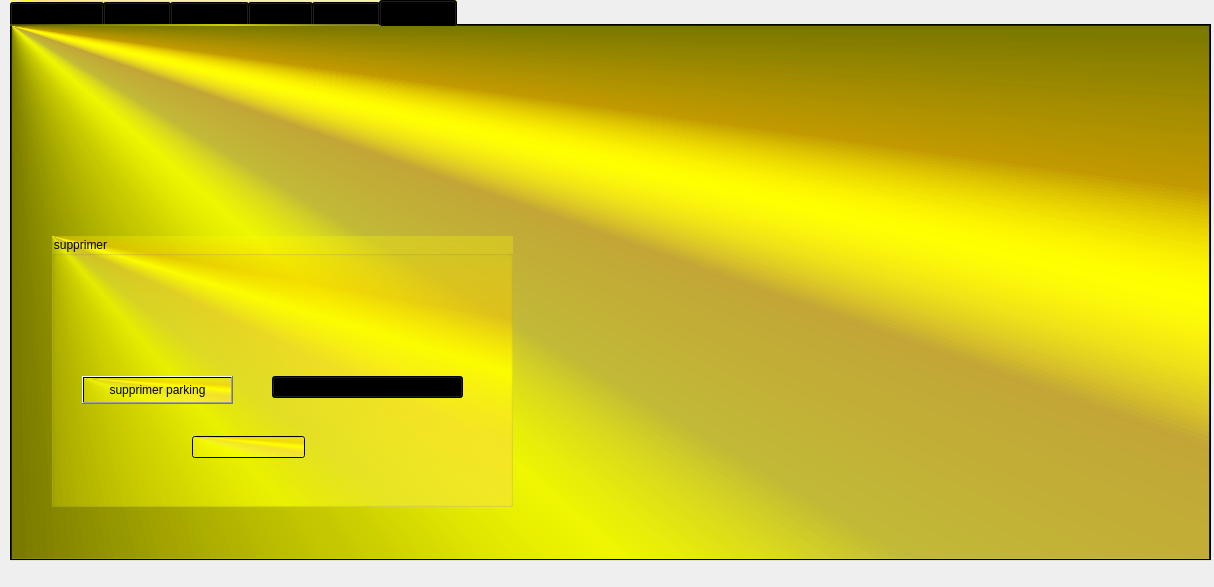
<?xml version="1.0" encoding="UTF-8"?>
<ui version="4.0">
 <class>depart</class>
 <widget class="QWidget" name="depart">
  <property name="geometry">
   <rect>
    <x>0</x>
    <y>0</y>
    <width>1214</width>
    <height>587</height>
   </rect>
  </property>
  <property name="windowTitle">
   <string>depart</string>
  </property>
  <widget class="QTabWidget" name="supp_8">
   <property name="geometry">
    <rect>
     <x>10</x>
     <y>0</y>
     <width>1201</width>
     <height>561</height>
    </rect>
   </property>
   <property name="styleSheet">
    <string notr="true">alternate-background-color: qconicalgradient(cx:0, cy:0, angle:135, stop:0 rgba(255, 255, 0, 69), stop:0.375 rgba(255, 255, 0, 69), stop:0.423533 rgba(251, 255, 0, 145), stop:0.45 rgba(247, 255, 0, 208), stop:0.477581 rgba(255, 244, 71, 130), stop:0.518717 rgba(255, 218, 71, 130), stop:0.55 rgba(255, 255, 0, 255), stop:0.57754 rgba(255, 203, 0, 130), stop:0.625 rgba(255, 255, 0, 69), stop:1 rgba(255, 255, 0, 69));
background-color: qconicalgradient(cx:0, cy:0, angle:135, stop:0 rgba(255, 255, 0, 69), stop:0.375 rgba(255, 255, 0, 69), stop:0.423533 rgba(251, 255, 0, 145), stop:0.45 rgba(247, 255, 0, 208), stop:0.477581 rgba(255, 244, 71, 130), stop:0.518717 rgba(255, 218, 71, 130), stop:0.55 rgba(255, 255, 0, 255), stop:0.57754 rgba(255, 203, 0, 130), stop:0.625 rgba(255, 255, 0, 69), stop:1 rgba(255, 255, 0, 69));</string>
   </property>
   <property name="currentIndex">
    <number>5</number>
   </property>
   <widget class="QWidget" name="tab">
    <attribute name="title">
     <string>departement</string>
    </attribute>
    <widget class="QGroupBox" name="groupBox">
     <property name="geometry">
      <rect>
       <x>19</x>
       <y>129</y>
       <width>271</width>
       <height>311</height>
      </rect>
     </property>
     <property name="styleSheet">
      <string notr="true">font: 75 10pt &quot;MS Shell Dlg 2&quot;;</string>
     </property>
     <property name="title">
      <string>ajouter</string>
     </property>
     <widget class="QLabel" name="label">
      <property name="geometry">
       <rect>
        <x>20</x>
        <y>50</y>
        <width>56</width>
        <height>16</height>
       </rect>
      </property>
      <property name="text">
       <string>id</string>
      </property>
     </widget>
     <widget class="QLabel" name="label_2">
      <property name="geometry">
       <rect>
        <x>10</x>
        <y>110</y>
        <width>56</width>
        <height>21</height>
       </rect>
      </property>
      <property name="text">
       <string>poste</string>
      </property>
     </widget>
     <widget class="QLineEdit" name="ajouter_id_2">
      <property name="geometry">
       <rect>
        <x>120</x>
        <y>50</y>
        <width>113</width>
        <height>22</height>
       </rect>
      </property>
     </widget>
     <widget class="QLineEdit" name="ajouter_poste_2">
      <property name="geometry">
       <rect>
        <x>120</x>
        <y>110</y>
        <width>113</width>
        <height>22</height>
       </rect>
      </property>
     </widget>
     <widget class="QPushButton" name="Ajouter_depart_2">
      <property name="geometry">
       <rect>
        <x>80</x>
        <y>210</y>
        <width>93</width>
        <height>28</height>
       </rect>
      </property>
      <property name="styleSheet">
       <string notr="true">background-color: rgb(255, 0, 0);</string>
      </property>
      <property name="text">
       <string>ajouter</string>
      </property>
     </widget>
    </widget>
    <widget class="QTableView" name="table_depart">
     <property name="geometry">
      <rect>
       <x>415</x>
       <y>141</y>
       <width>691</width>
       <height>301</height>
      </rect>
     </property>
    </widget>
    <widget class="QRadioButton" name="tri_asc">
     <property name="geometry">
      <rect>
       <x>500</x>
       <y>90</y>
       <width>97</width>
       <height>20</height>
      </rect>
     </property>
     <property name="styleSheet">
      <string notr="true">font: 75 10pt &quot;MS Shell Dlg 2&quot;;</string>
     </property>
     <property name="text">
      <string>croissante</string>
     </property>
    </widget>
    <widget class="QRadioButton" name="tri_desc">
     <property name="geometry">
      <rect>
       <x>780</x>
       <y>90</y>
       <width>141</width>
       <height>20</height>
      </rect>
     </property>
     <property name="styleSheet">
      <string notr="true">font: 75 10pt &quot;MS Shell Dlg 2&quot;;</string>
     </property>
     <property name="text">
      <string>decroissante</string>
     </property>
    </widget>
    <widget class="QPushButton" name="pushButtonPDF_1">
     <property name="geometry">
      <rect>
       <x>440</x>
       <y>470</y>
       <width>93</width>
       <height>28</height>
      </rect>
     </property>
     <property name="styleSheet">
      <string notr="true">font: 75 10pt &quot;MS Shell Dlg 2&quot;;
rgb background-color(0, 0, 255)</string>
     </property>
     <property name="text">
      <string>imprimer</string>
     </property>
    </widget>
   </widget>
   <widget class="QWidget" name="tab_2">
    <attribute name="title">
     <string>modifier</string>
    </attribute>
    <widget class="QGroupBox" name="groupBox_2">
     <property name="geometry">
      <rect>
       <x>60</x>
       <y>120</y>
       <width>271</width>
       <height>311</height>
      </rect>
     </property>
     <property name="styleSheet">
      <string notr="true">font: 75 10pt &quot;MS Shell Dlg 2&quot;;</string>
     </property>
     <property name="title">
      <string>modifier</string>
     </property>
     <widget class="QLabel" name="label_3">
      <property name="geometry">
       <rect>
        <x>20</x>
        <y>50</y>
        <width>56</width>
        <height>16</height>
       </rect>
      </property>
      <property name="text">
       <string>id</string>
      </property>
     </widget>
     <widget class="QLabel" name="label_5">
      <property name="geometry">
       <rect>
        <x>10</x>
        <y>110</y>
        <width>56</width>
        <height>21</height>
       </rect>
      </property>
      <property name="text">
       <string>poste</string>
      </property>
     </widget>
     <widget class="QLineEdit" name="modifier_id">
      <property name="geometry">
       <rect>
        <x>120</x>
        <y>50</y>
        <width>113</width>
        <height>22</height>
       </rect>
      </property>
     </widget>
     <widget class="QLineEdit" name="modifier_poste">
      <property name="geometry">
       <rect>
        <x>120</x>
        <y>110</y>
        <width>113</width>
        <height>22</height>
       </rect>
      </property>
     </widget>
     <widget class="QPushButton" name="modifier_depart">
      <property name="geometry">
       <rect>
        <x>80</x>
        <y>210</y>
        <width>93</width>
        <height>28</height>
       </rect>
      </property>
      <property name="styleSheet">
       <string notr="true">rgb background-color (0, 0, 255)</string>
      </property>
      <property name="text">
       <string>modifier</string>
      </property>
     </widget>
    </widget>
    <widget class="QPushButton" name="chercher_modif_depart">
     <property name="geometry">
      <rect>
       <x>450</x>
       <y>80</y>
       <width>311</width>
       <height>28</height>
      </rect>
     </property>
     <property name="styleSheet">
      <string notr="true">font: 75 10pt &quot;MS Shell Dlg 2&quot;;
rgbbackground-color (0, 0, 255)</string>
     </property>
     <property name="text">
      <string>Chercher departement par identifiant</string>
     </property>
    </widget>
    <widget class="QLineEdit" name="chercher_depart">
     <property name="geometry">
      <rect>
       <x>840</x>
       <y>80</y>
       <width>151</width>
       <height>31</height>
      </rect>
     </property>
     <property name="styleSheet">
      <string notr="true">background-color: rgb(255, 255, 255);
font: 11pt &quot;MS Shell Dlg 2&quot;;</string>
     </property>
    </widget>
    <widget class="QTableView" name="table_Re_depart">
     <property name="geometry">
      <rect>
       <x>410</x>
       <y>220</y>
       <width>771</width>
       <height>91</height>
      </rect>
     </property>
    </widget>
   </widget>
   <widget class="QWidget" name="tab_4">
    <attribute name="title">
     <string>supprimer</string>
    </attribute>
    <widget class="QGroupBox" name="groupBox_3">
     <property name="geometry">
      <rect>
       <x>60</x>
       <y>40</y>
       <width>461</width>
       <height>231</height>
      </rect>
     </property>
     <property name="styleSheet">
      <string notr="true">font: 75 10pt &quot;MS Shell Dlg 2&quot;;</string>
     </property>
     <property name="title">
      <string>supprimer</string>
     </property>
     <widget class="QLineEdit" name="supprimer_depart">
      <property name="geometry">
       <rect>
        <x>560</x>
        <y>100</y>
        <width>113</width>
        <height>22</height>
       </rect>
      </property>
     </widget>
    </widget>
    <widget class="QComboBox" name="comboBox_6">
     <property name="geometry">
      <rect>
       <x>310</x>
       <y>90</y>
       <width>191</width>
       <height>22</height>
      </rect>
     </property>
    </widget>
    <widget class="QPushButton" name="supprimer_2">
     <property name="geometry">
      <rect>
       <x>80</x>
       <y>90</y>
       <width>171</width>
       <height>28</height>
      </rect>
     </property>
     <property name="styleSheet">
      <string notr="true">font: 75 10pt &quot;MS Shell Dlg 2&quot;;</string>
     </property>
     <property name="text">
      <string>supprimer depart</string>
     </property>
    </widget>
    <widget class="QLineEdit" name="sup_2">
     <property name="geometry">
      <rect>
       <x>220</x>
       <y>160</y>
       <width>113</width>
       <height>22</height>
      </rect>
     </property>
    </widget>
   </widget>
   <widget class="QWidget" name="tab_6">
    <attribute name="title">
     <string>parking</string>
    </attribute>
    <widget class="QGroupBox" name="groupBox_4">
     <property name="geometry">
      <rect>
       <x>40</x>
       <y>70</y>
       <width>271</width>
       <height>311</height>
      </rect>
     </property>
     <property name="styleSheet">
      <string notr="true">font: 75 10pt &quot;MS Shell Dlg 2&quot;;</string>
     </property>
     <property name="title">
      <string>ajouter</string>
     </property>
     <widget class="QLabel" name="label_4">
      <property name="geometry">
       <rect>
        <x>20</x>
        <y>50</y>
        <width>56</width>
        <height>16</height>
       </rect>
      </property>
      <property name="text">
       <string>cin</string>
      </property>
     </widget>
     <widget class="QLabel" name="label_6">
      <property name="geometry">
       <rect>
        <x>10</x>
        <y>110</y>
        <width>71</width>
        <height>16</height>
       </rect>
      </property>
      <property name="text">
       <string>immatricule</string>
      </property>
     </widget>
     <widget class="QLineEdit" name="Ajouter_cin_2">
      <property name="geometry">
       <rect>
        <x>120</x>
        <y>50</y>
        <width>113</width>
        <height>22</height>
       </rect>
      </property>
     </widget>
     <widget class="QLineEdit" name="ajouter_immatricule_2">
      <property name="geometry">
       <rect>
        <x>120</x>
        <y>110</y>
        <width>113</width>
        <height>22</height>
       </rect>
      </property>
     </widget>
     <widget class="QPushButton" name="Ajouter_parking_2">
      <property name="geometry">
       <rect>
        <x>80</x>
        <y>230</y>
        <width>93</width>
        <height>28</height>
       </rect>
      </property>
      <property name="styleSheet">
       <string notr="true">rgbbackground-color (0, 0, 255)</string>
      </property>
      <property name="text">
       <string>ajouter</string>
      </property>
     </widget>
     <widget class="QLabel" name="label_7">
      <property name="geometry">
       <rect>
        <x>10</x>
        <y>160</y>
        <width>71</width>
        <height>16</height>
       </rect>
      </property>
      <property name="text">
       <string>num_tel</string>
      </property>
     </widget>
     <widget class="QLineEdit" name="ajouter_num_tel_2">
      <property name="geometry">
       <rect>
        <x>120</x>
        <y>160</y>
        <width>113</width>
        <height>22</height>
       </rect>
      </property>
     </widget>
    </widget>
    <widget class="QTableView" name="table_parking">
     <property name="geometry">
      <rect>
       <x>430</x>
       <y>90</y>
       <width>691</width>
       <height>301</height>
      </rect>
     </property>
    </widget>
    <widget class="QRadioButton" name="tri_asc_dpt">
     <property name="geometry">
      <rect>
       <x>470</x>
       <y>50</y>
       <width>131</width>
       <height>20</height>
      </rect>
     </property>
     <property name="styleSheet">
      <string notr="true">font: 75 10pt &quot;MS Shell Dlg 2&quot;;</string>
     </property>
     <property name="text">
      <string>croissante</string>
     </property>
    </widget>
    <widget class="QRadioButton" name="tri_desc_dpt">
     <property name="geometry">
      <rect>
       <x>850</x>
       <y>50</y>
       <width>141</width>
       <height>20</height>
      </rect>
     </property>
     <property name="styleSheet">
      <string notr="true">font: 75 10pt &quot;MS Shell Dlg 2&quot;;</string>
     </property>
     <property name="text">
      <string>decroissante</string>
     </property>
    </widget>
    <widget class="QPushButton" name="pushButtonPDF_2">
     <property name="geometry">
      <rect>
       <x>430</x>
       <y>420</y>
       <width>93</width>
       <height>28</height>
      </rect>
     </property>
     <property name="styleSheet">
      <string notr="true">font: 75 10pt &quot;MS Shell Dlg 2&quot;;
rgbbackground-color (0, 0, 255)</string>
     </property>
     <property name="text">
      <string>imprimer</string>
     </property>
    </widget>
   </widget>
   <widget class="QWidget" name="tab_7">
    <attribute name="title">
     <string>modifier</string>
    </attribute>
    <widget class="QGroupBox" name="groupBox_5">
     <property name="geometry">
      <rect>
       <x>50</x>
       <y>60</y>
       <width>271</width>
       <height>311</height>
      </rect>
     </property>
     <property name="styleSheet">
      <string notr="true">font: 75 10pt &quot;MS Shell Dlg 2&quot;;</string>
     </property>
     <property name="title">
      <string>modifier</string>
     </property>
     <widget class="QLabel" name="label_8">
      <property name="geometry">
       <rect>
        <x>20</x>
        <y>50</y>
        <width>56</width>
        <height>16</height>
       </rect>
      </property>
      <property name="text">
       <string>cin</string>
      </property>
     </widget>
     <widget class="QLabel" name="label_9">
      <property name="geometry">
       <rect>
        <x>10</x>
        <y>110</y>
        <width>91</width>
        <height>16</height>
       </rect>
      </property>
      <property name="text">
       <string>immatricule</string>
      </property>
     </widget>
     <widget class="QLineEdit" name="modifier_cin">
      <property name="geometry">
       <rect>
        <x>120</x>
        <y>50</y>
        <width>113</width>
        <height>22</height>
       </rect>
      </property>
     </widget>
     <widget class="QLineEdit" name="modifier_immatricule">
      <property name="geometry">
       <rect>
        <x>120</x>
        <y>110</y>
        <width>113</width>
        <height>22</height>
       </rect>
      </property>
     </widget>
     <widget class="QPushButton" name="modifier_parking">
      <property name="geometry">
       <rect>
        <x>80</x>
        <y>230</y>
        <width>93</width>
        <height>28</height>
       </rect>
      </property>
      <property name="styleSheet">
       <string notr="true">rgbbackground-color (0, 0, 255)</string>
      </property>
      <property name="text">
       <string>modifier</string>
      </property>
     </widget>
     <widget class="QLabel" name="label_10">
      <property name="geometry">
       <rect>
        <x>10</x>
        <y>160</y>
        <width>71</width>
        <height>16</height>
       </rect>
      </property>
      <property name="text">
       <string>num_tel</string>
      </property>
     </widget>
     <widget class="QLineEdit" name="modifier_num_tel">
      <property name="geometry">
       <rect>
        <x>120</x>
        <y>160</y>
        <width>113</width>
        <height>22</height>
       </rect>
      </property>
     </widget>
    </widget>
    <widget class="QPushButton" name="chercher_parking">
     <property name="geometry">
      <rect>
       <x>420</x>
       <y>70</y>
       <width>241</width>
       <height>28</height>
      </rect>
     </property>
     <property name="styleSheet">
      <string notr="true">font: 75 10pt &quot;MS Shell Dlg 2&quot;;
rgbbackground-color (0, 0, 255)</string>
     </property>
     <property name="text">
      <string>chercher la voiture pae cin</string>
     </property>
    </widget>
    <widget class="QLineEdit" name="recherche_parking_cin">
     <property name="geometry">
      <rect>
       <x>800</x>
       <y>70</y>
       <width>151</width>
       <height>31</height>
      </rect>
     </property>
     <property name="styleSheet">
      <string notr="true">background-color: rgb(255, 255, 255);</string>
     </property>
    </widget>
    <widget class="QTableView" name="table_Re_parking">
     <property name="geometry">
      <rect>
       <x>370</x>
       <y>200</y>
       <width>771</width>
       <height>91</height>
      </rect>
     </property>
    </widget>
   </widget>
   <widget class="QWidget" name="tab_8">
    <attribute name="title">
     <string>supprimer</string>
    </attribute>
    <widget class="QGroupBox" name="groupBox_6">
     <property name="geometry">
      <rect>
       <x>40</x>
       <y>210</y>
       <width>461</width>
       <height>271</height>
      </rect>
     </property>
     <property name="styleSheet">
      <string notr="true">font: 75 10pt &quot;MS Shell Dlg 2&quot;;</string>
     </property>
     <property name="title">
      <string>supprimer</string>
     </property>
    </widget>
    <widget class="QComboBox" name="comboBox_8">
     <property name="geometry">
      <rect>
       <x>260</x>
       <y>350</y>
       <width>191</width>
       <height>22</height>
      </rect>
     </property>
    </widget>
    <widget class="QPushButton" name="supprimer_9">
     <property name="geometry">
      <rect>
       <x>70</x>
       <y>350</y>
       <width>151</width>
       <height>28</height>
      </rect>
     </property>
     <property name="styleSheet">
      <string notr="true">font: 75 10pt &quot;MS Shell Dlg 2&quot;;</string>
     </property>
     <property name="text">
      <string>supprimer parking</string>
     </property>
    </widget>
    <widget class="QLineEdit" name="sup_9">
     <property name="geometry">
      <rect>
       <x>180</x>
       <y>410</y>
       <width>113</width>
       <height>22</height>
      </rect>
     </property>
    </widget>
   </widget>
  </widget>
 </widget>
 <resources/>
 <connections/>
</ui>
